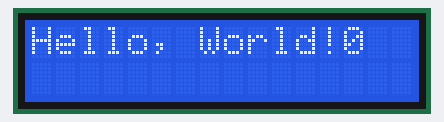
Bench run of a sketch on a simulated Arduino Uno, built with avr-gcc and run on an emulated ATmega328P. Parts: 16×2 character LCD.

Above: at 0.1 s.
At 4.1 s:
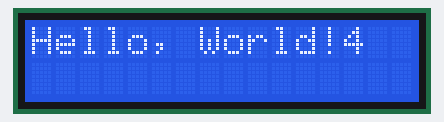
At 9.1 s:
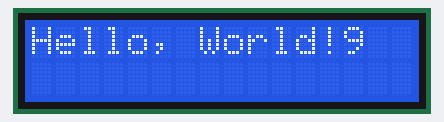
At 19.1 s:
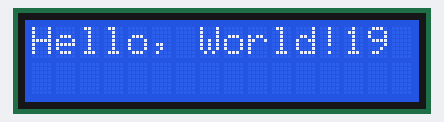
At 29.1 s:
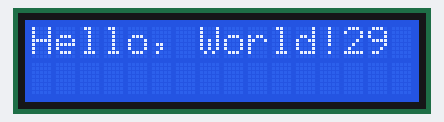
At 39.1 s:
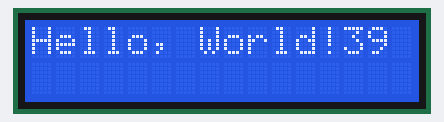

Measured:
- what the display in image 1 shows lasts 1.0 s, from 4.0 s to 5.0 s

The sketch:

HelloWorld.ino
```cpp
#include <LiquidCrystal.h>


LiquidCrystal lcd(7, 8, 9, 10, 11, 12);

void setup() {
  lcd.begin(16, 2);
}

void loop() {
  lcd.setCursor(0, 0);
  lcd.print("Hello, World!");

  lcd.print(millis() / 1000);
}
```
